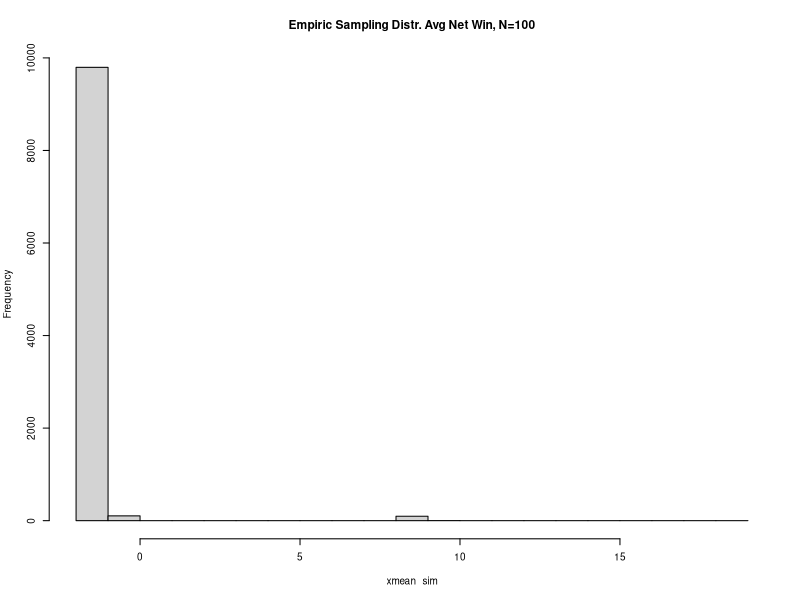
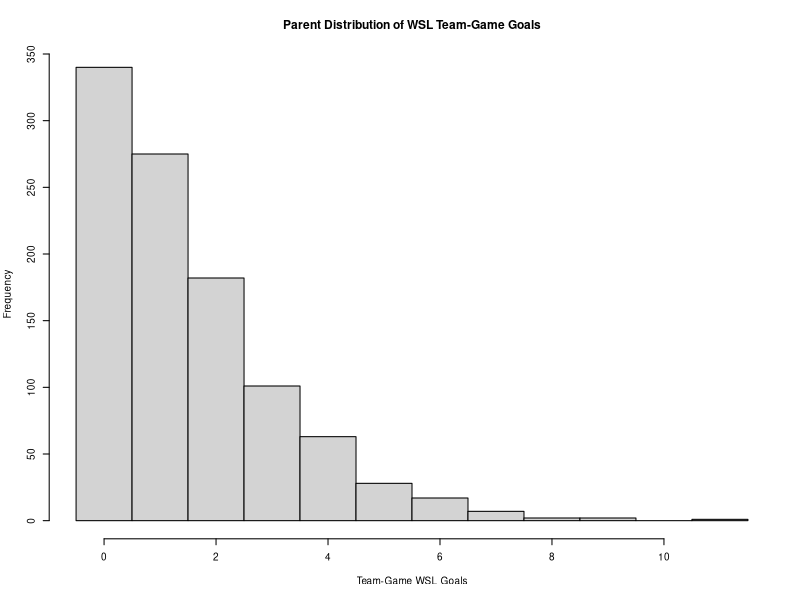
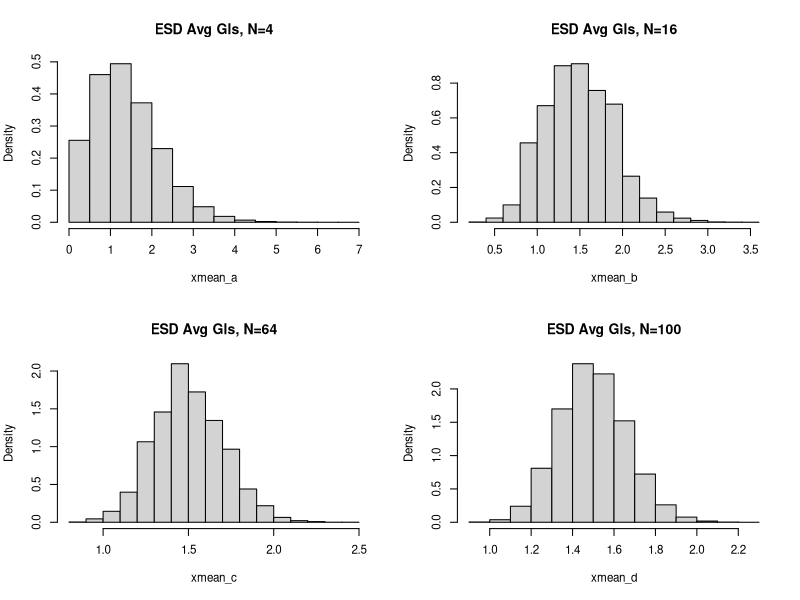
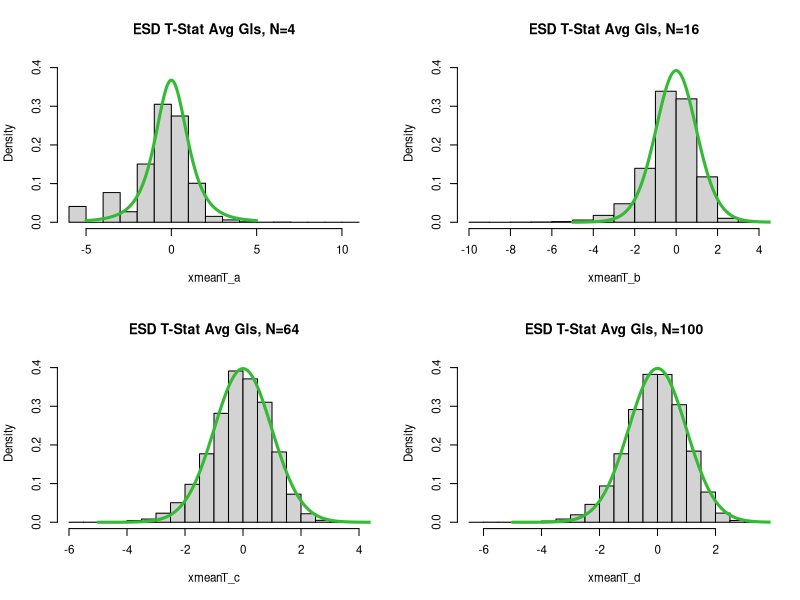
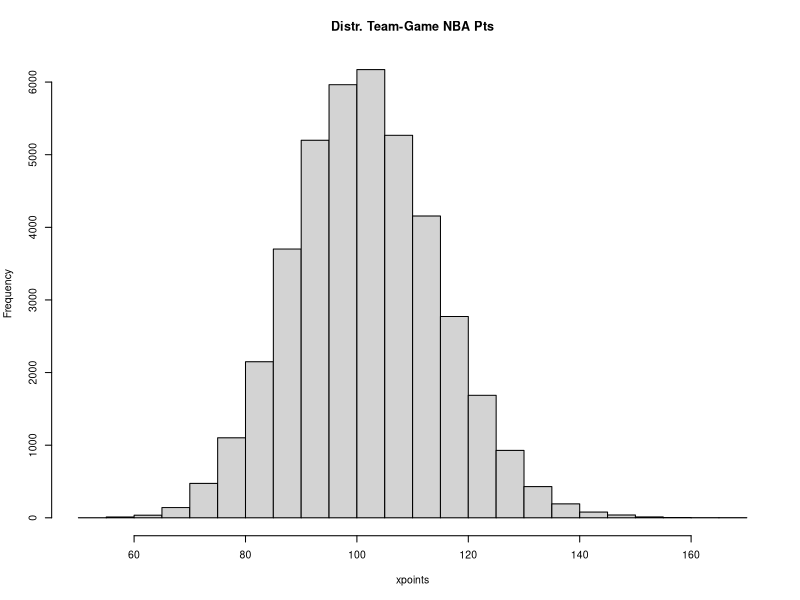
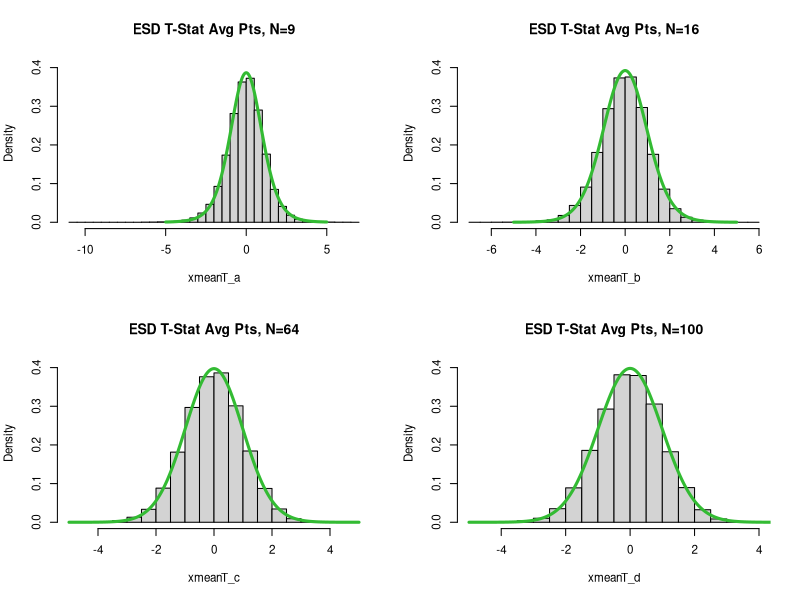

Write R code to recreate these figures, in order.
## ---- chunk 1

cat("Date last run:", format(Sys.time(), "%Y-%m-%d"))
cat("\n")
cat("Hello World!")
cat("\n")


options(width=90)

## ---- chunk 2

options(xtable.comment = FALSE)

library(xtable)

xdomain <- c(-2, 8, 998)

p_big <- 1 / 10^4
p_small <- 1 / 20
p_lose <- 1 - p_big - p_small

xcprobs <- paste0(10000 * c(p_lose, p_small, p_big), "/", 10000)
xcprobs

df_ptble <- data.frame("NetWin"=xdomain, "Probability"=xcprobs)

## ---- chunk 3

print(xtable(df_ptble, caption="Probability Table for Lottery net winnings."), 
      include.rownames=FALSE)

## ---- chunk 4

nn <- 10000 ### number of simulations

N <- 100 ### sample size

xmean_sim <- numeric(nn)

for(ii in 1:nn) {
    x_sim_win <- sample(xdomain, size=N, prob=c(p_lose, p_small, p_big), replace=TRUE)
    xmean_sim[ii] <- mean(x_sim_win)
}

## ---- chunk 5

par(cex=0.6)
hist(xmean_sim, main="Empiric Sampling Distr. Avg Net Win, N=100")

## ---- chunk 6

xdf <- read.table( "WomensSuperLeague_teamDate.tsv", header=TRUE, sep="\t" )

## ---- chunk 7

par(cex=0.6)
xbrks <- seq( min(xdf[ , "Gls"])-0.5, max(xdf[ , "Gls"])+0.5, by=1 )
hist(xdf[ , "Gls"], breaks=xbrks, xlab="Team-Game WSL Goals", main="Parent Distribution of WSL Team-Game Goals")

## ---- chunk 8

nn <- 40000

xmean_a <- numeric(nn)
xmean_b <- numeric(nn)
xmean_c <- numeric(nn)
xmean_d <- numeric(nn)

for(ii in 1:nn) {
    xmean_a[ii] <- mean(sample(xdf[ , "Gls"], size=4, replace=TRUE))
    xmean_b[ii] <- mean(sample(xdf[ , "Gls"], size=16, replace=TRUE))
    xmean_c[ii] <- mean(sample(xdf[ , "Gls"], size=64, replace=TRUE))
    xmean_d[ii] <- mean(sample(xdf[ , "Gls"], size=100, replace=TRUE))
}

## ---- chunk 9

par(mfrow=c(2,2), cex=0.70)
hist(xmean_a, freq=FALSE, main="ESD Avg Gls, N=4")
hist(xmean_b, freq=FALSE, main="ESD Avg Gls, N=16")
hist(xmean_c, freq=FALSE, main="ESD Avg Gls, N=64")
hist(xmean_d, freq=FALSE, main="ESD Avg Gls, N=100")

## ---- chunk 10

nn <- 40000

xmeanT_a <- numeric(nn)
xmeanT_b <- numeric(nn)
xmeanT_c <- numeric(nn)
xmeanT_d <- numeric(nn)

n_a <- 4
n_b <- 16
n_c <- 64
n_d <- 100

xmu <- mean(xdf[ , "Gls"])

for(ii in 1:nn) {

    xa <- sample(xdf[ , "Gls"], size=n_a, replace=TRUE)
    xmeanT_a[ii] <- (mean(xa) - xmu) / sqrt( var(xa) / n_a )
    
    xb <- sample(xdf[ , "Gls"], size=n_b, replace=TRUE)
    xmeanT_b[ii] <- (mean(xb) - xmu) / sqrt( var(xb) / n_b )
    
    xc <- sample(xdf[ , "Gls"], size=n_c, replace=TRUE)
    xmeanT_c[ii] <- (mean(xc) - xmu) / sqrt( var(xc) / n_c )
    
    xd <- sample(xdf[ , "Gls"], size=n_d, replace=TRUE)
    xmeanT_d[ii] <- (mean(xd) - xmu) / sqrt( var(xd) / n_d )
    
}

tdom <- seq(-5, 5, length=300)

tden_a <- dt(tdom, n_a-1)
tden_b <- dt(tdom, n_b-1)
tden_c <- dt(tdom, n_c-1)
tden_d <- dt(tdom, n_d-1)

## ---- chunk 11

par(mfrow=c(2,2), cex=0.70)
hist(xmeanT_a, freq=FALSE, ylim=c(0, 0.41), main="ESD T-Stat Avg Gls, N=4")
points(tdom, tden_a, type="l", col="#33BB33", lwd=3)

hist(xmeanT_b, freq=FALSE, ylim=c(0, 0.41), main="ESD T-Stat Avg Gls, N=16")
points(tdom, tden_b, type="l", col="#33BB33", lwd=3)

hist(xmeanT_c, freq=FALSE, ylim=c(0, 0.41), main="ESD T-Stat Avg Gls, N=64")
points(tdom, tden_c, type="l", col="#33BB33", lwd=3)

hist(xmeanT_d, freq=FALSE, ylim=c(0, 0.41), main="ESD T-Stat Avg Gls, N=100")
points(tdom, tden_d, type="l", col="#33BB33", lwd=3)

## ---- chunk 12

df_nba <- read.table(file.path("NBA_teamGame.tsv"), sep="\t", header=TRUE)
tail(df_nba)

## ---- chunk 13

xpoints <- df_nba[ , "pts" ]
xbrks <- seq( min(xpoints)-0.5, max(xpoints)+0.5, by=1 )

par(mfrow=c(1, 1), cex=0.63)
hist(xpoints, main="Distr. Team-Game NBA Pts")

## ---- chunk 14

nn <- 40000

xmeanT_a <- numeric(nn)
xmeanT_b <- numeric(nn)
xmeanT_c <- numeric(nn)
xmeanT_d <- numeric(nn)

n_a <- 9
n_b <- 16
n_c <- 64
n_d <- 100

xmu <- mean(xpoints)

for(ii in 1:nn) {

    xa <- sample(xpoints, size=n_a, replace=FALSE)
    xmeanT_a[ii] <- (mean(xa) - xmu) / sqrt( var(xa) / n_a )
    
    xb <- sample(xpoints, size=n_b, replace=FALSE)
    xmeanT_b[ii] <- (mean(xb) - xmu) / sqrt( var(xb) / n_b )
    
    xc <- sample(xpoints, size=n_c, replace=FALSE)
    xmeanT_c[ii] <- (mean(xc) - xmu) / sqrt( var(xc) / n_c )
    
    xd <- sample(xpoints, size=n_d, replace=FALSE)
    xmeanT_d[ii] <- (mean(xd) - xmu) / sqrt( var(xd) / n_d )
    
}

tdom <- seq(-5, 5, length=300)

tden_a <- dt(tdom, n_a-1)
tden_b <- dt(tdom, n_b-1)
tden_c <- dt(tdom, n_c-1)
tden_d <- dt(tdom, n_d-1)

## ---- chunk 15

par(mfrow=c(2,2), cex=0.70)
xbrks <- seq(floor(min(xmeanT_a)), ceiling(max(xmeanT_a)), by=1/2)
hist(xmeanT_a, freq=FALSE, ylim=c(0, 0.41), breaks=xbrks, main="ESD T-Stat Avg Pts, N=9")
points(tdom, tden_a, type="l", col="#33BB33", lwd=3)

xbrks <- seq(floor(min(xmeanT_b)), ceiling(max(xmeanT_b)), by=1/2)
hist(xmeanT_b, freq=FALSE, ylim=c(0, 0.41), breaks=xbrks, main="ESD T-Stat Avg Pts, N=16")
points(tdom, tden_b, type="l", col="#33BB33", lwd=3)

xbrks <- seq(floor(min(xmeanT_c)), ceiling(max(xmeanT_c)), by=1/2)
hist(xmeanT_c, freq=FALSE, ylim=c(0, 0.41), breaks=xbrks, main="ESD T-Stat Avg Pts, N=64")
points(tdom, tden_c, type="l", col="#33BB33", lwd=3)

xbrks <- seq(floor(min(xmeanT_d)), ceiling(max(xmeanT_d)), by=1/2)
hist(xmeanT_d, freq=FALSE, ylim=c(0, 0.41), breaks=xbrks, main="ESD T-Stat Avg Pts, N=100")
points(tdom, tden_d, type="l", col="#33BB33", lwd=3)

## ---- chunk 16

df_nba_sample <- read.table(file.path("NBA_teamGame_sample.tsv"), sep="\t", header=TRUE)
head(df_nba_sample)

N <- nrow(df_nba_sample)
N

x_bar <- mean(df_nba_sample[ , "pts"])

SE_est <- sqrt( var(df_nba_sample[ , "pts"]) / N )

t_stat <- (mean(df_nba_sample[ , "pts"]) - 100) / SE_est

#### right tail
pval <- 1 - pt(t_stat, N-1)

## ---- chunk 17

#### 95 %

t_low <- qt(0.025, N-1)

t_high <- qt(0.975, N-1)


CI_low <- x_bar + SE_est * t_low

CI_high <- x_bar + SE_est * t_high

## ---- chunk 18

#### 99 %

t_low <- qt(0.005, N-1)

t_high <- qt(0.995, N-1)

CI_low <- x_bar + SE_est * t_low

CI_high <- x_bar + SE_est * t_high

## ---- chunk 19

## ---- chunk 20

